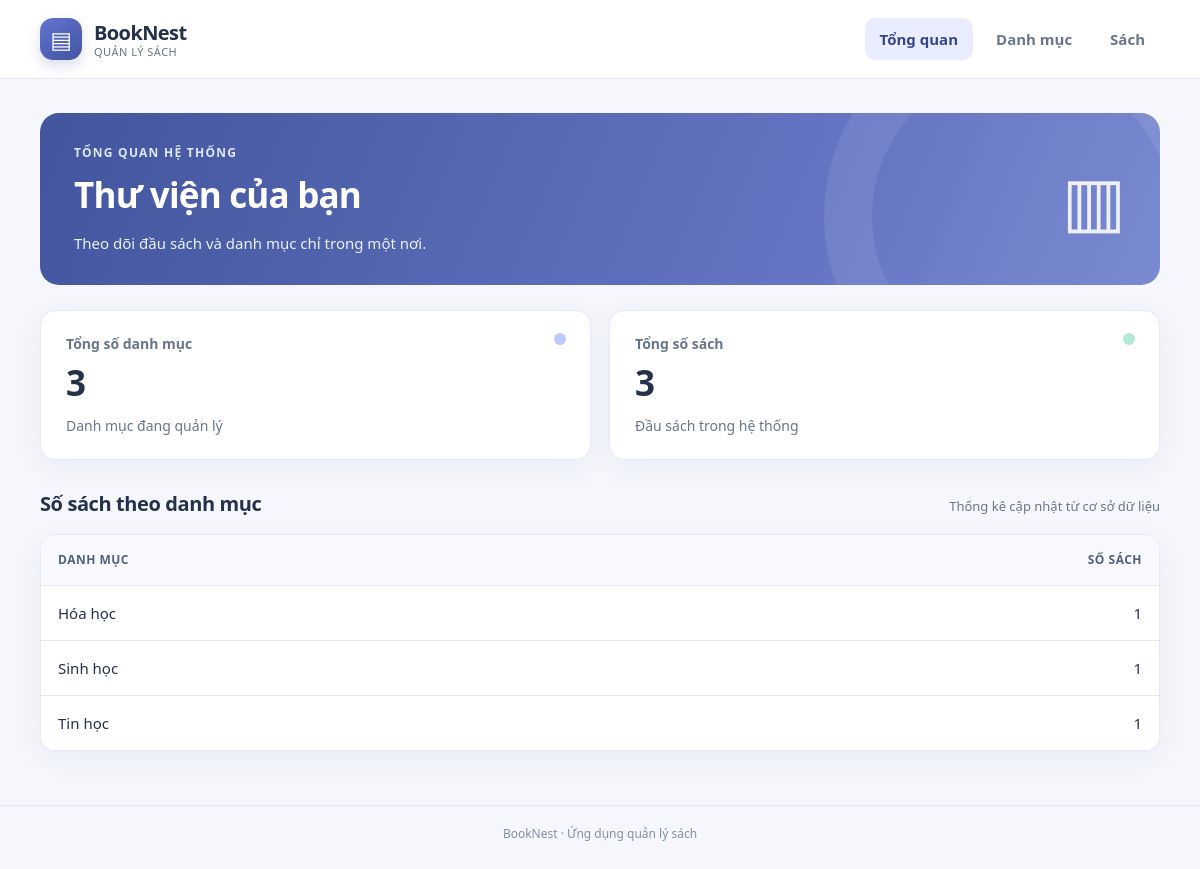
The page / on the database its author committed.
### tables this page shows
CREATE TABLE categories (
                id INTEGER PRIMARY KEY AUTOINCREMENT,
                name TEXT NOT NULL UNIQUE,
                description TEXT
            );

### app.py (the view)
@app.get("/")
def dashboard():
    with closing(get_connection()) as connection:
        total_categories = connection.execute("SELECT COUNT(*) FROM categories").fetchone()[0]
        total_books = connection.execute("SELECT COUNT(*) FROM books").fetchone()[0]
        categories = connection.execute(CATEGORY_COUNTS).fetchall()
    return render_template("dashboard.html", total_categories=total_categories,
                           total_books=total_books, categories=categories)

### database.py (called while the page is built)
def get_connection():
    connection = sqlite3.connect(DATABASE_PATH)
    connection.row_factory = sqlite3.Row
    connection.execute("PRAGMA foreign_keys = ON")
    return connection

### templates/dashboard.html (shortened to what this page needs)
{% extends "base.html" %}
{% block content %}
<section class="hero">
    <div>
        <p class="eyebrow">TỔNG QUAN HỆ THỐNG</p>
        <h1>Thư viện của bạn</h1>
        <p>Theo dõi đầu sách và danh mục chỉ trong một nơi.</p>
    </div>
    <span class="hero-decor" aria-hidden="true">▥</span>
</section>
<div class="totals">
    <div class="total">
        <a class="total-label" href="{{ url_for('categories') }}">Tổng số danh mục</a>
        <strong>{{ total_categories }}</strong>
        <span class="page-description">Danh mục đang quản lý</span>
    </div>
    <div class="total">
        <a class="total-label" href="{{ url_for('books') }}">Tổng số sách</a>
        <strong>{{ total_books }}</strong>
        <span class="page-description">Đầu sách trong hệ thống</span>
    </div>
</div>
<div class="section-heading">
    <h2>Số sách theo danh mục</h2>
    <span class="section-note">Thống kê cập nhật từ cơ sở dữ liệu</span>
</div>
<div class="table-wrapper">
    <table>
        <thead>
            <tr><th scope="col">Danh mục</th><th scope="col" class="number">Số sách</th></tr>
        </thead>
        <tbody>
            {% for category in categories %}
            <tr><td>{{ category.name }}</td><td class="number">{{ category.book_count }}</td></tr>
            {% else %}
            <tr><td colspan="2" class="empty-tip">Chưa có danh mục.</td></tr>
            {% endfor %}
        </tbody>
    </table>
</div>
{% endblock %}

### static/style.css (style rules this page uses)
:root { --ink: #24314a; --muted: #68768b; --primary: #4759a8; --primary-dark: #35468f; --accent: #e9edff; --surface: #ffffff; --background: #f5f7fc; --line: #e5eaf2; --danger: #b34251; --radius: 15px; --shadow: 0 8px 30px rgba(25, 44, 91, 0.05); }
* { box-sizing: border-box; }
body { margin: 0; background: var(--background); color: var(--ink); font: 15px/1.6 system-ui, -apple-system, "Segoe UI", Arial, sans-serif; }
a { color: var(--primary); }
.page-heading h1, h1 { margin: 0; font-size: clamp(24px, 3vw, 30px); font-weight: 750; letter-spacing: -.8px; }
h2 { font-size: 20px; margin: 0; letter-spacing: -.4px; }
.eyebrow { margin: 0 0 5px; color: var(--primary); font-size: 12px; font-weight: 800; letter-spacing: 1.25px; text-transform: uppercase; }
.page-description { color: var(--muted); margin: 5px 0 0; font-size: 14px; }
.hero { position: relative; display: flex; justify-content: space-between; align-items: center; gap: 20px; margin-bottom: 25px; padding: 30px 34px; border-radius: 19px; overflow: hidden; background: linear-gradient(112deg, #43559e 0%, #6575c3 70%, #7a8ad0 100%); color: white; }
.hero::after { content: ""; position: absolute; right: -60px; top: -95px; width: 300px; height: 300px; border-radius: 50%; border: 48px solid rgba(255,255,255,.08); pointer-events: none; }
.hero h1 { font-size: clamp(25px, 3.5vw, 35px); }
.hero .eyebrow { color: #dfe6ff; }
.hero p:last-child { color: #ecf0ff; margin: 8px 0 0; max-width: 550px; }
.hero-decor { font-size: 68px; line-height: 1; opacity: .88; z-index: 1; }
.totals { display: grid; grid-template-columns: repeat(2, minmax(0, 1fr)); gap: 18px; margin-bottom: 28px; }
.total { position: relative; display: flex; flex-direction: column; gap: 8px; padding: 22px 25px; border-radius: var(--radius); background: var(--surface); box-shadow: var(--shadow); border: 1px solid var(--line); }
.total-label { color: var(--muted); text-decoration: none; font-size: 14px; font-weight: 650; }
.total strong { display: block; color: var(--ink); font-size: 35px; letter-spacing: -1px; line-height: 1.1; }
.total::after { content: ""; position: absolute; top: 22px; right: 24px; width: 12px; height: 12px; border-radius: 50%; background: #bcc8ff; }
.total:nth-child(2)::after { background: #b6e8da; }
.section-heading { display: flex; flex-wrap: wrap; justify-content: space-between; align-items: baseline; gap: 10px; margin: 2px 0 14px; }
.section-note { font-size: 13px; color: var(--muted); }
.table-wrapper { overflow-x: auto; background: var(--surface); border: 1px solid var(--line); border-radius: var(--radius); box-shadow: var(--shadow); }
table { width: 100%; border-collapse: collapse; background: white; }
th, td { padding: 15px 17px; text-align: left; vertical-align: middle; border-bottom: 1px solid var(--line); }
thead th { background: #f8f9fe; color: #52617a; font-size: 12px; font-weight: 750; text-transform: uppercase; letter-spacing: .5px; }
tbody tr:last-child td, tbody tr:last-child th { border-bottom: 0; }
.number { text-align: right; font-variant-numeric: tabular-nums; }

### rows shown on the page
categories: name "Hóa học", book_count "1"
categories: name "Sinh học", book_count "1"
categories: name "Tin học", book_count "1"

### other values the page prints
{{ total_categories }} "3"
{{ total_books }} "3"
